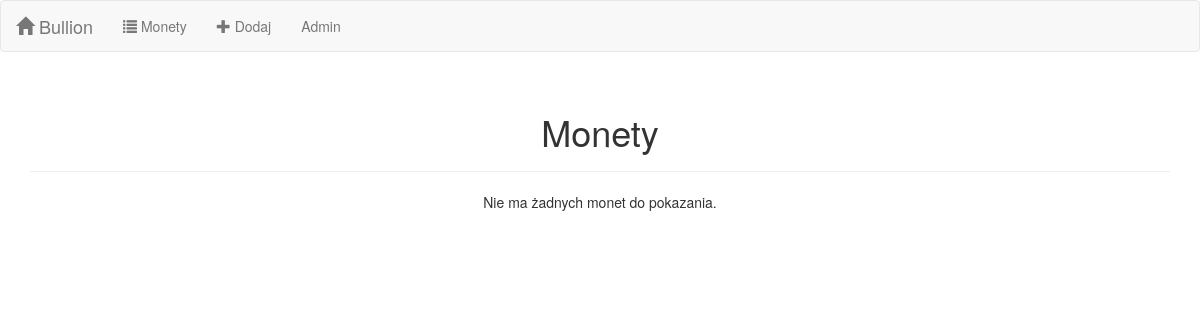
Page /coins/ on the earlier database version.
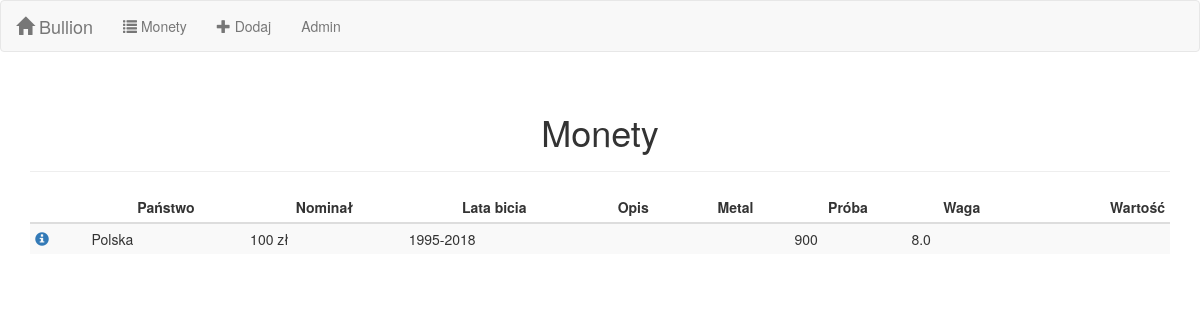
Same page on the later database version.
### bullion/models.py (models this page shows, shortened)
class Coin(models.Model):
    country = models.CharField(max_length=100, verbose_name='państwo')
    face_value = models.CharField(max_length=100, verbose_name='nominał')
    mint_years = models.CharField(max_length=100, verbose_name='lata wydania')
    description = models.CharField(max_length=200, blank=True, default='', verbose_name='opis')
    metal = models.ForeignKey(Metal, on_delete=models.CASCADE, verbose_name='metal')
    weight = models.FloatField(validators=[MinValueValidator(0.01)], verbose_name='waga [g]')
    fineness = models.IntegerField(validators=[MinValueValidator(10), MaxValueValidator(1000)],
                                   verbose_name='próba [/1000]')
    class Meta:
        verbose_name = 'Moneta'
        verbose_name_plural = 'Monety'

### bullion/views.py (the view)
# urls.py: path('coins/', views.CoinListView.as_view(), name='coin_list'),
class CoinListView(ListView):
    model = models.Coin
    context_object_name = 'all_coins'

### bullion/templates/bullion/coin_list.html (shortened to what this page needs)
{% extends 'bullion/base.html' %}
{% block content %}
<div class="container">
    <div class="page-header">
        <h1 class="text-center">Monety</h1>
    </div>
    {% if all_coins %}
        <table id="coinTable" class="table table-striped table-condensed" cellspacing="0" width="100%">
            <thead>
                <tr>
                    <th></th>
                    <th class="text-center">Państwo</th>
                    <th class="text-center">Nominał</th>
                    <th class="text-center">Lata bicia</th>
                    <th class="text-center">Opis</th>
                    <th class="text-center">Metal</th>
                    <th class="text-center">Próba</th>
                    <th class="text-center">Waga</th>
                    <th class="text-right">Wartość</th>
                </tr>
            </thead>
            <tbody>
                {% for coin in all_coins %}
                    <tr>
                        <td>
                            <a href="{% url 'coin_detail' coin.pk %}" title="Szczegóły...">
                                <span class="glyphicon glyphicon-info-sign"></span>
                            </a>
                        </td>
                        <td>{{ coin.country }}</td>
                        <td>{{ coin.face_value }}</td>
                        <td>{{ coin.mint_years }}</td>
                        <td>{{ coin.comments }}</td>
                        <td>{{ coin.metal.short_name }}</td>
                        <td>{{ coin.fineness }}</td>
                        <td>{{ coin.weight }}</td>
                        <td id="coin_{{ coin.pk }}" class="text-right">{{ coin.price|floatformat:2 }}</td>
                    </tr>
                {% endfor %}
            </tbody>
        </table>
    {% else %}
        <p class="text-center">Nie ma żadnych monet do pokazania.</p>
    {% endif %}
</div>
{% endblock %}

### bullion/templates/bullion/base.html (shortened to what this page needs)
<!DOCTYPE html>
<html lang="pl">
<head>
    {% load static %}
    <link rel="stylesheet" type="text/css" href="https://maxcdn.bootstrapcdn.com/bootstrap/3.3.7/css/bootstrap.min.css">
</head>
<body>
    <div class="navbar navbar-default">
        <div class="container-fluid">
            <div class="navbar-header">
                <a class="navbar-brand" href="{% url 'index' %}">
                    <span class="glyphicon glyphicon-home"></span>&nbsp;Bullion
                </a>
            </div>
            <div class="collapse navbar-collapse" id="topNavBar">
                <ul class="nav navbar-nav">
                    <li><a href="{% url 'coin_list' %}"><span class="glyphicon glyphicon-list"></span>&nbsp;Monety</a></li>
                    <li><a href="{% url 'coin_create' %}"><span class="glyphicon glyphicon-plus"></span>&nbsp;Dodaj</a></li>
                    <li><a href="{% url 'admin:index' %}">Admin</a></li>
                </ul>
            </div>
        </div>
    </div>
    {% block content %}{% endblock %}
</body>
</html>

Differences in the rows shown:
added Coin: country "Polska", face_value "100 zł", mint_years "1995-2018", fineness "900", weight "8.0"
Other differences:
text no longer shown: "Nie ma żadnych monet do pokazania."
text now shown: "Państwo Nominał Lata bicia Opis Metal Próba Waga Wartość"
